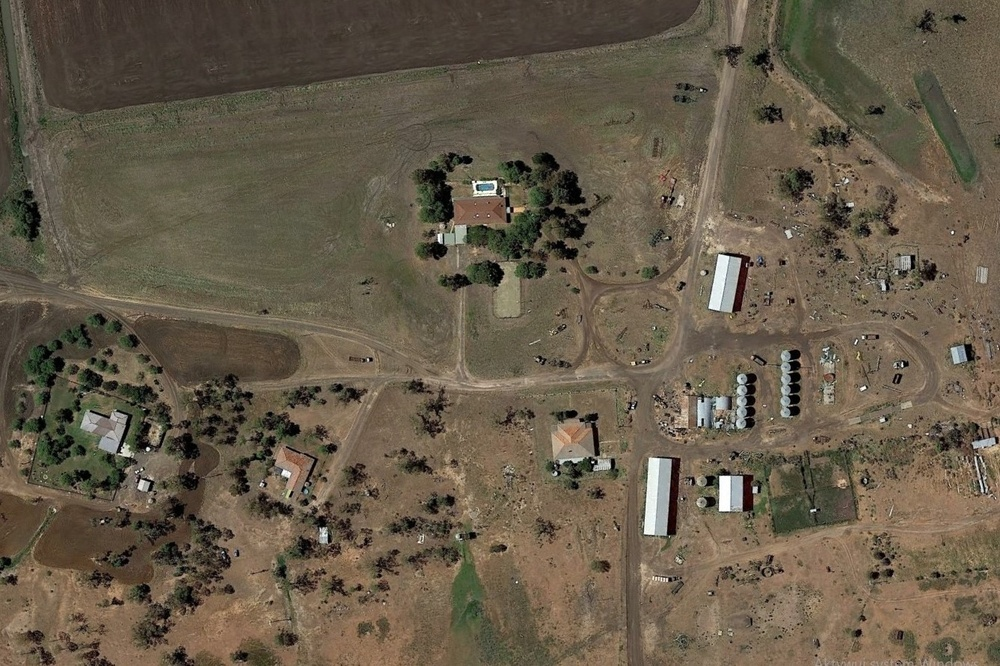
#> input picture test2.jpg, 1000 x 666 px, shrunk from 1337 x 890 before the run
$ python Rectangle_detection.py
#> lines starting #> are read from the running program, lines starting #| are printed output that depends on the picture; after the words box and inside, x2 and y2 are one past the last pixel; in counts of white or black regions, pixels touching at a corner belong together
#> further down, img is the input picture: shape (666, 1000, 3); mean B, G, R 73.4, 91.1, 102.2
import cv2 as cv
import numpy as np
from matplotlib import pyplot as plt

#   This alghoritm was created to detect buildings on a satelite picture by threshold and cv.findContours
#   You can modify it to work properly with any picture by removing usun_zielone function
#   It works pretty bad if object and background are in similiar colour

def srodek(contour):
#   Finds the middle of the contour

    M = cv.moments(contour)
    cx = int(M['m10'] /M['m00'])
    cy = int(M['m01'] /M['m00'])
    return([cy,cy])

def odl_xy(x, y):
#   Finds the distance between x and y points

    dx = x[0] - y[0]
    dy = x[1] - y[1]
    D = np.math.sqrt(dx*dx+dy*dy)
    return D

def kat(a, b, c):
#   Returns angle in degrees between points a, b and c

    v0 = np.array(a) - np.array(b)
    v1 = np.array(c) - np.array(b)

    angle = np.math.atan2(np.linalg.det([v0,v1]),np.dot(v0,v1))
    return np.degrees(angle)


def proste_katy(contour):
#   Checks if contour has angles near 90 or 180 degrees

    a=80
    b=110
    c=170
    k = abs( kat(contour[len(contour)-1][0],contour[0][0],contour[1][0]) )
    if k < a or (k > b and k < c):
        return False

    k = abs( kat(contour[len(contour)-2][0],contour[len(contour)-1][0],contour[0][0]) )
    if k < a or (k > b and k < c):
        return False

    for i in range(0, len(contour)-1):
        k = abs( kat(contour[i-1][0],contour[i][0],contour[i+1][0]) )
        if k < a or (k > b and k < c):
            return False
    return True


def selekcja_kontorow(contours, min, max):
#   Deletes contours not matching area or angle requirements

    a = len(contours)
    k = 0
    while (k < a):
        r = cv.minAreaRect(contours[k])[1]
        if cv.contourArea( contours[k] ) < min or cv.contourArea( contours[k] ) > max or not proste_katy(contours[k]) or r[0]/r[1] > 6 or r[1]/r[0] > 6:
            del contours[k]
            a = len(contours)
            k = k - 1
        k = k + 1
    return contours


def wyostrz(img):
#   Sharpens or blurs the picture

    blur = cv.GaussianBlur(img, (5,5), 3)
    img = cv.addWeighted(img, 1.5, blur, -0.5, 0)
    return blur


def usun_zielone(img):
#   Removes green areas (grass)

    lower_green = np.array([30,30,10])
    upper_green = np.array([80,255,220])

    hsv = cv.cvtColor(img, cv.COLOR_BGR2HSV)
#> hsv: shape (666, 1000, 3); mean H, S, V 20.6, 75.7, 102.7
    hsv = cv.GaussianBlur(hsv,(5,5),0)
#> hsv: shape (666, 1000, 3); mean H, S, V 20.6, 75.7, 102.7
    mask = cv.inRange(hsv, lower_green, upper_green)
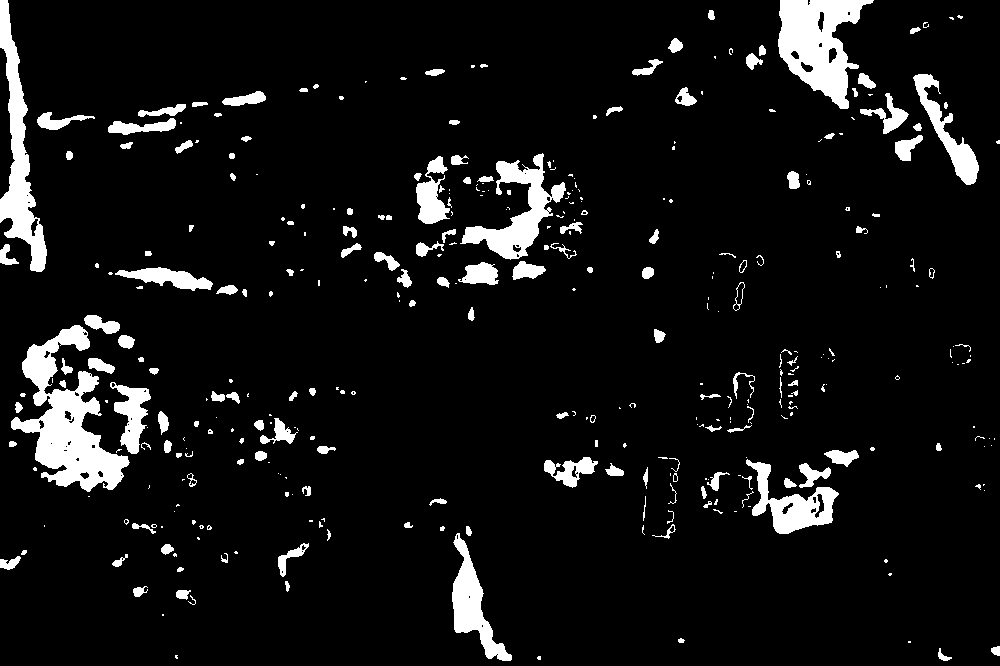
#> mask: shape (666, 1000); 7.5% white; 364 white regions (198 under 20 px), largest, box (x1, y1, x2, y2) and area: (11, 325, 130, 492) 8059, (778, 0, 874, 109) 5699, (0, 0, 47, 272) 4630

    for i in range(len(mask)):
        for j in range(len(mask[i])):
            if mask[i][j] == 255:
                mask[i][j] = 0
            else:
                mask[i][j] = 255
    img = cv.bitwise_and(img, img, mask= mask)
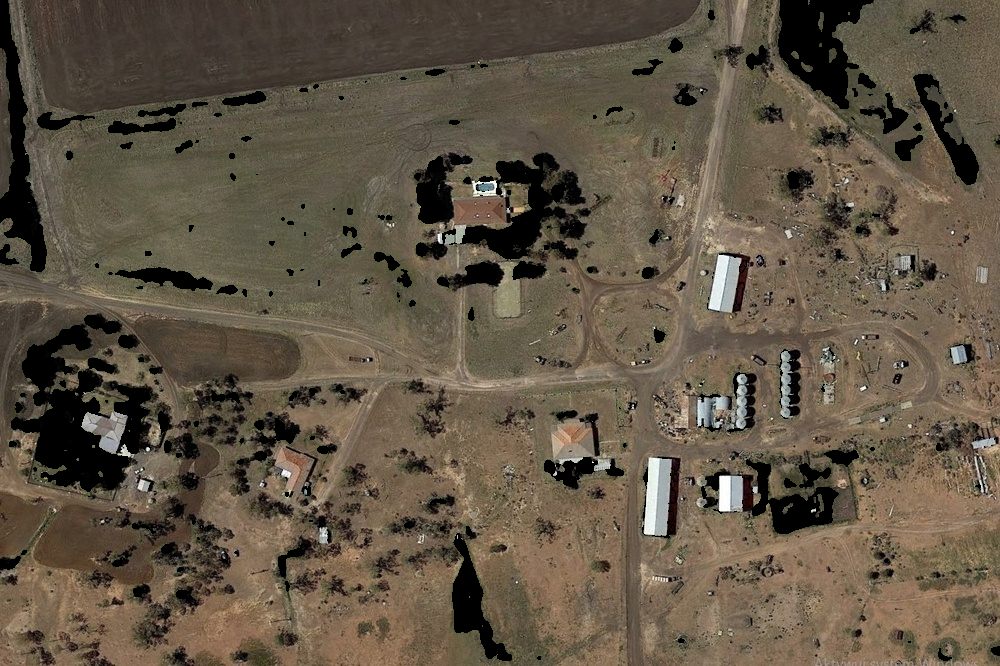
#> img: shape (666, 1000, 3); mean B, G, R 69.5, 85.8, 97.3
    return img


def rysuj_kontury(img, contours):
#   Draws contours and their corners

    cv.drawContours(img, contours, -1, (0,255,0), 2)

    for i in range(len(contours)):
        for j in range(len(contours[i])):
            cv.drawMarker(img, (contours[i][j][0][0],contours[i][j][0][1]),
            [255,0,0], cv.MARKER_SQUARE, 0, 1)
    return img

def usun_duplikaty(contours):
#   Deletes contours detected several times

    a = len(contours)
    i = 0
    while i < a:
        x = srodek(contours[i])
        j = i + 1
        while j < a:
            y = srodek(contours[j])
            if odl_xy(x,y) < 3:
                del contours[j]
                a = len(contours)
                j = j - 1
            j = j + 1
        i = i + 1
    return contours

def kontury_budynkow(img):

#   Returns an array of contours detected on the img file
    result = []
    img = usun_zielone(img)
    imgSplit = cv.split(img)

#   Contour search process is executed separately for R, G and B channels and for different threshold options
    for y in range(0,2):
        for b in range(11, 511, 50):
            for g in range(-20,-6,2):
                imgray = wyostrz(imgSplit[y])

                # Applies threshold, morph and detects contours
                thresh  = cv.adaptiveThreshold(imgray, 255, cv.ADAPTIVE_THRESH_GAUSSIAN_C, cv.THRESH_BINARY,  b, g)
                kernel  = np.ones((3,3),np.uint8)
                morph = cv.morphologyEx(thresh, cv.MORPH_OPEN, kernel)
                morph = cv.morphologyEx(morph, cv.MORPH_CLOSE, kernel)

                contours, hierarchy = cv.findContours(morph, cv.RETR_TREE, cv.CHAIN_APPROX_NONE )

                for i in range(len(contours)):
                    contours[i] = cv.approxPolyDP(contours[i], 0.02*cv.arcLength(contours[i],True), True)

                contours = selekcja_kontorow(contours, 100, 10000)

                for x in contours:
                    result.append(x)
#> this loop made 2 passes
#> pass 1, in wyostrz, `blur = cv.GaussianBlur(img, (5,5), 3)`:
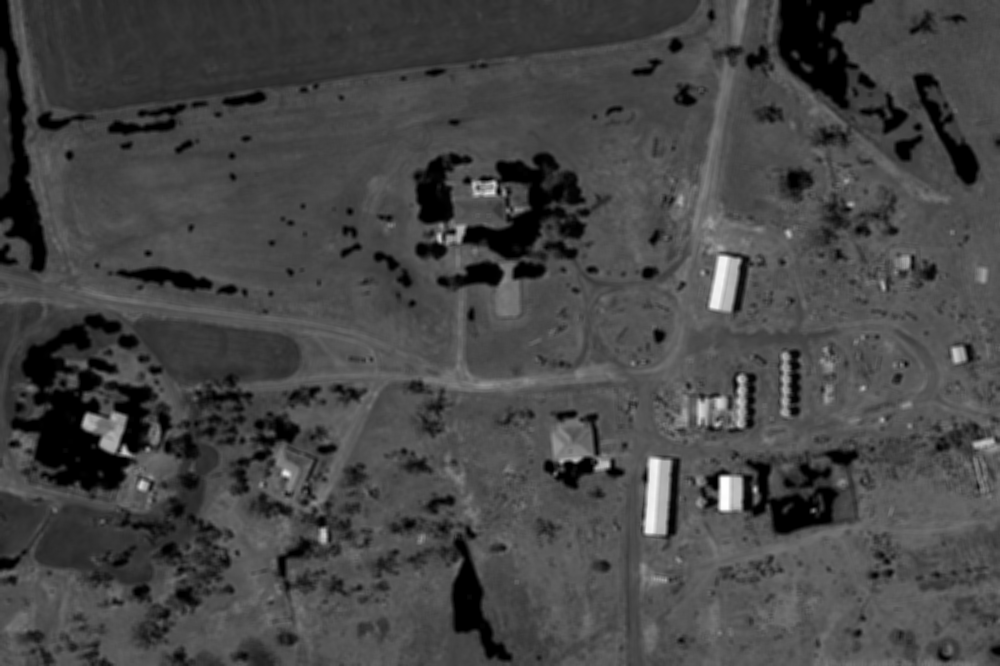
#> blur: shape (666, 1000); min 0, max 254, mean 69.5
#> pass 2, in wyostrz (call 71), `blur = cv.GaussianBlur(img, (5,5), 3)`:
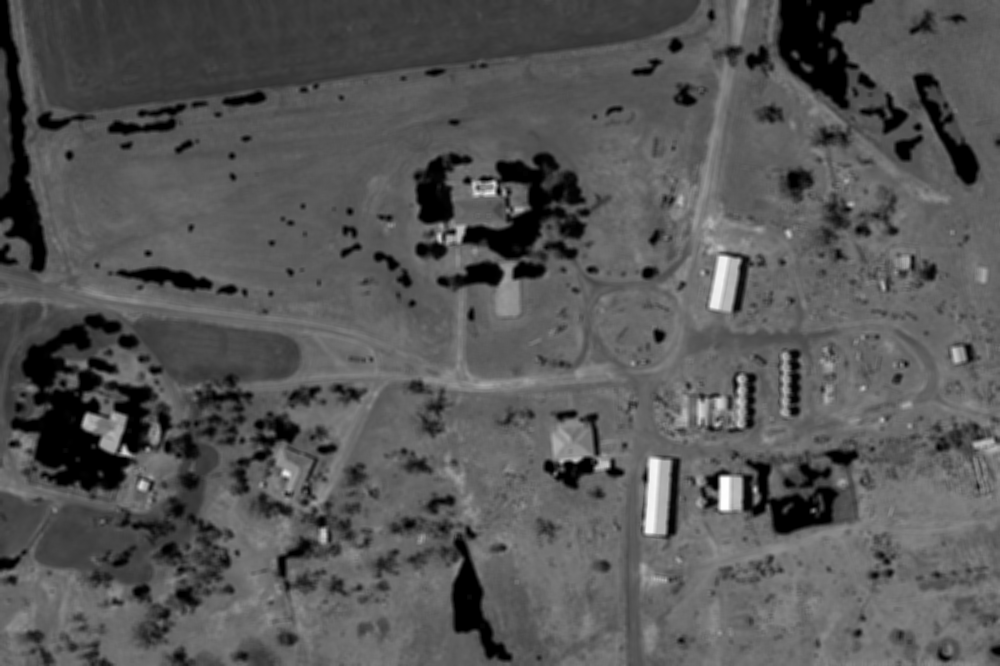
#> blur: shape (666, 1000); min 0, max 254, mean 85.8
#> after the loop:
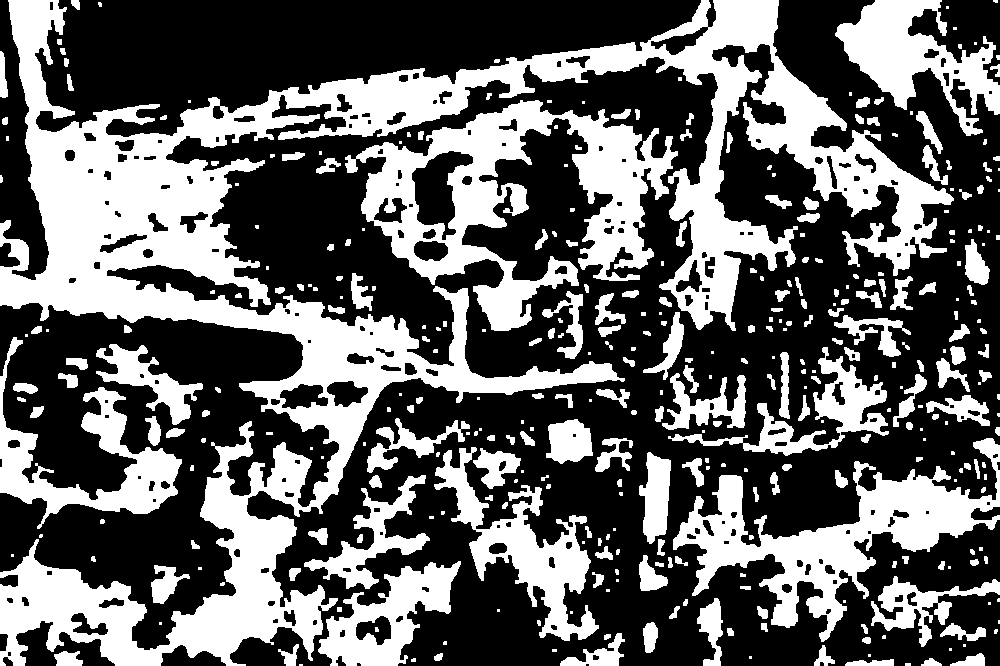
#> morph: shape (666, 1000); 38.7% white; 366 white regions (131 under 20 px), largest, box (x1, y1, x2, y2) and area: (0, 0, 954, 666) 126953, (345, 100, 678, 331) 26952, (673, 438, 1000, 642) 18945
#> after the loop:
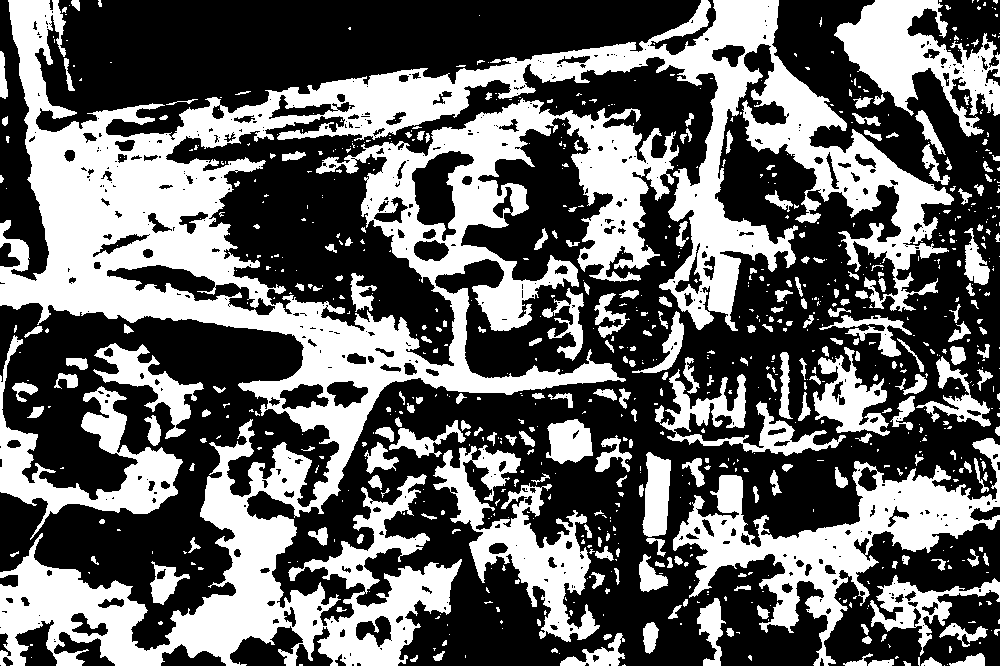
#> thresh: shape (666, 1000); 39.6% white; 819 white regions (563 under 20 px)
#> after the loop, result = 128 contours; largest, box (x1, y1, x2, y2) and area: (643, 456, 671, 535) 1629, (643, 456, 671, 535) 1629, (644, 456, 671, 534) 1600, (643, 456, 671, 535) 1593, (643, 456, 671, 535) 1593

    return result

#   You can see how the program works by using included test.jpg files
img = cv.imread('test2.jpg')
contours = kontury_budynkow(img)
#> contours has the same summary as result in kontury_budynkow
contours = usun_duplikaty(contours)
#> in usun_duplikaty, `a = len(contours)`: a = 128
#> the loop in usun_duplikaty, `while i < a:` made 8 passes
#> x on pass 1: [492, 492]
img = rysuj_kontury(img, contours)
#> in rysuj_kontury, `cv.drawContours(img, contours, -1, (0,255,0), 2)`:
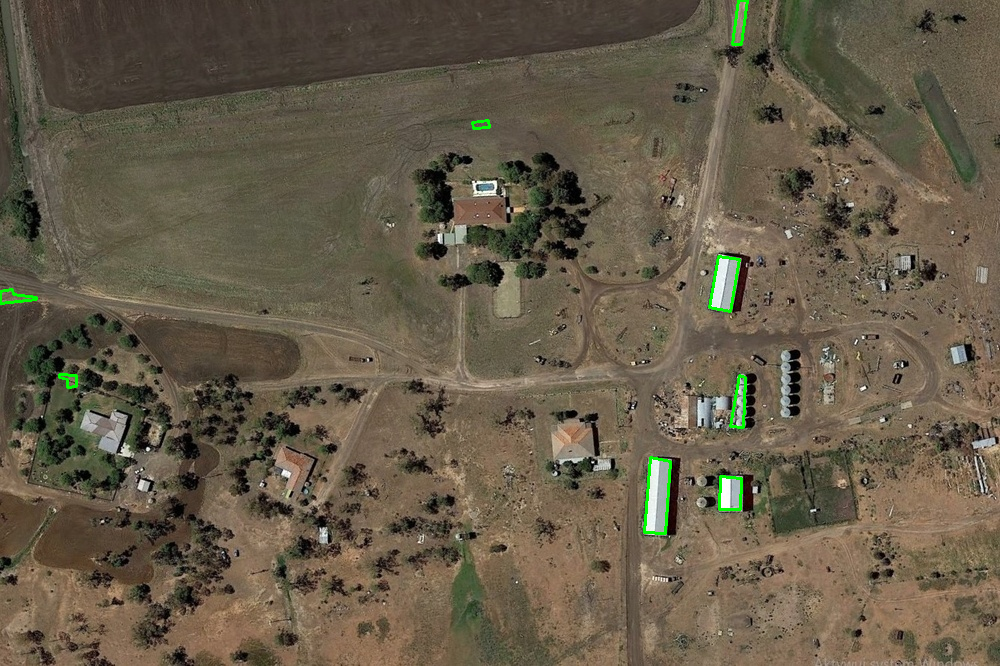
#> img: shape (666, 1000, 3); 0.38% of pixels changed, all inside (x1, y1, x2, y2) = (0, 0, 749, 535)
#> the loop in rysuj_kontury, `for i in range(len(contours)):` made 8 passes
#> after the loop in rysuj_kontury, `for i in range(len(contours)):`: img: shape (666, 1000, 3); 0.01% of pixels changed, all inside (x1, y1, x2, y2) = (0, 0, 748, 534)

plt.imshow(img)
plt.show()
